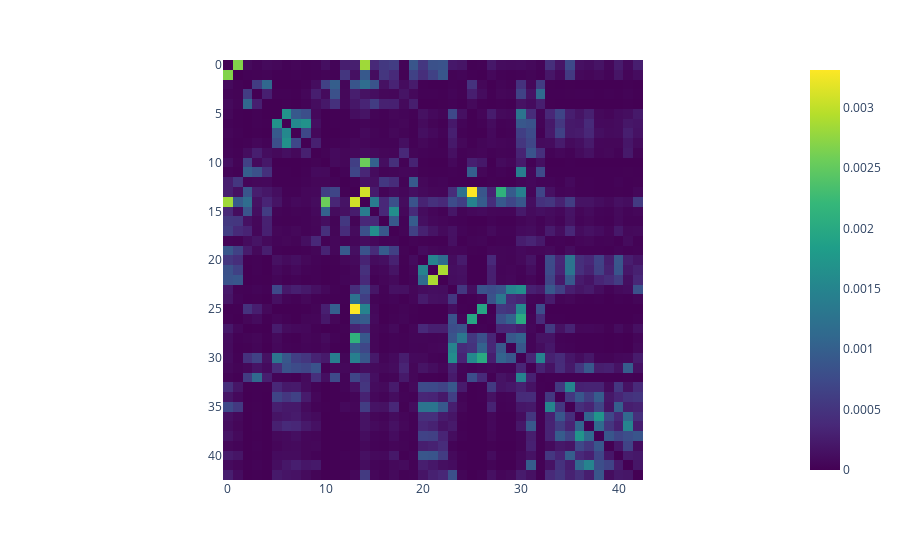

Write notebook code for a chart like this one.
### Code cell
# get symmetrical connectivity
sym_cxcx = 0.5 * (conn_cxcx + conn_cxcx.T)
anti_cxcx = 0.5 * (conn_cxcx - conn_cxcx.T)
sym = (norm(sym_cxcx) - norm(anti_cxcx)) / (norm(sym_cxcx) + norm(anti_cxcx))
print(sym) # if sym ==1 or -1, then conn_cxcx is symmetric. 
px.imshow(sym_cxcx, color_continuous_scale='viridis')
# conn_cxcx_norm
sym_cxcx_norm = 0.5 * (conn_cxcx_norm + conn_cxcx_norm.T)
px.imshow(sym_cxcx_norm, color_continuous_scale='viridis')

### Figure 1 — Plotly figure (JSON) as saved in the notebook; plotly's stock layout.template omitted (floating-point values rounded to 4 significant figures; data arrays with more than 128 entries replaced by an {"elided": "..."} marker saying what was removed)
{"data": [{"coloraxis": "coloraxis", "hovertemplate": "x: %{x}<br>y: %{y}<br>color: %{z}<extra></extra>", "name": "0", "type": "heatmap", "xaxis": "x", "yaxis": "y", "z": {"elided": "43x43 float values"}}], "layout": {"coloraxis": {"colorscale": [[0, "#440154"], [0.1111, "#482878"], [0.2222, "#3e4989"], [0.3333, "#31688e"], [0.4444, "#26828e"], [0.5556, "#1f9e89"], [0.6667, "#35b779"], [0.7778, "#6ece58"], [0.8889, "#b5de2b"], [1, "#fde725"]]}, "margin": {"t": 60}, "xaxis": {"anchor": "y", "constrain": "domain", "domain": [0, 1], "scaleanchor": "y"}, "yaxis": {"anchor": "x", "autorange": "reversed", "constrain": "domain", "domain": [0, 1]}}}
